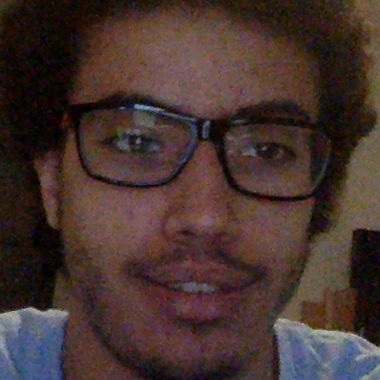
#> input picture next_ite/Abdel_R/Abdel_R_16.png, 380 x 380 px, given as the content of the folder next_ite/test, which was not available
$ python Noise.py
#> lines starting #> are read from the running program, lines starting #| are printed output that depends on the picture; pictures that were not available may be replaced by others from this repository, and a replacement may not be noted
import cv2
import numpy as np
import os
#from matplotlib import pyplot as plt
import argparse
import imutils
import random
from shutil import copyfile

def sp_noise(image,prob):
    '''
    Add salt and pepper noise to image
    prob: Probability of the noise 0.01-0.1
    '''
    output = np.zeros(image.shape,np.uint8)
    thres = 1 - prob
    for i in range(image.shape[0]):
        for j in range(image.shape[1]):
            rdn = random.random()
            if rdn < prob:
                output[i][j] = 0
            elif rdn > thres:
                output[i][j] = 255
            else:
                output[i][j] = image[i][j]
    return output

for names in ['test']: #os.listdir("next_ite"):
    if names != ".DS_Store":
        print("Working on:", names)
        os.mkdir("new_pic/"+names)
        os.mkdir("normal_pic/"+names)
        li = os.listdir("next_ite/"+names)
        if ".DS_Store" in li:
            li.remove(".DS_Store")
        random.shuffle(li)
        for i in range(10):
            copyfile("next_ite/"+names+"/"+li[i],"new_pic/"+names + "/"+li[i])
            copyfile("next_ite/"+names+"/"+li[i],"normal_pic/"+names + "/"+li[i])
            # Blurring
            img = cv2.imread("next_ite/" + names + "/" + li[i])
#> img is the input picture: shape (380, 380, 3); mean B, G, R 47, 51.6, 70
            kernel = np.ones((5,5),np.float32)/25
            dst = cv2.filter2D(img,-1,kernel)
            cv2.imwrite("new_pic/"+names+"/"+li[i].strip(".png") + "_blurred_" + str(i) + ".png",dst)

            # Sharpening
            img1 = cv2.imread("next_ite/" + names + "/" + li[i])
            kernel_sharpening1 = np.array([[-1,-1,-1],
                              [-1, 9,-1],
                              [-1,-1,-1]])
            sharpened1 = cv2.filter2D(img1, -1, kernel_sharpening1)
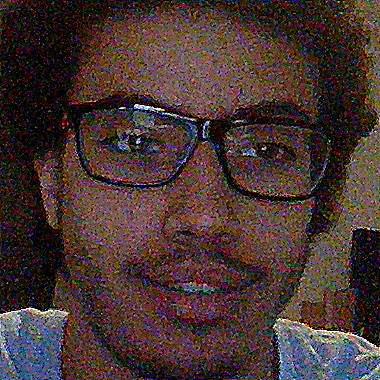
#> sharpened1: shape (380, 380, 3); mean B, G, R 50.5, 53.4, 71.5
            cv2.imwrite("new_pic/"+names+"/"+li[i].strip(".png") + "_sharpened_1_" + str(i) + ".png",sharpened1)

            img2 = cv2.imread("next_ite/" + names + "/" + li[i])
            kernel_sharpening2 = np.array([[-1,-1,-1],
                              [-1, 10,-1],
                              [-1,-1,-1]])
            sharpened2 = cv2.filter2D(img2, -1, kernel_sharpening2)
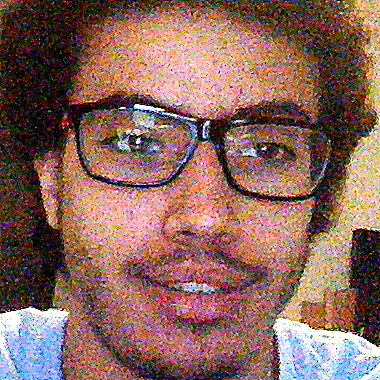
#> sharpened2: shape (380, 380, 3); mean B, G, R 94, 103, 138.9
            cv2.imwrite("new_pic/"+names+"/"+li[i].strip(".png") + "_sharpened_2_" + str(i) + ".png",sharpened2)

            # S&P
            for numb in range(1,11,2):
                img = cv2.imread("next_ite/" + names + "/" + li[i])
                new = sp_noise(img,numb/100)
#> after the loop in sp_noise, `for i in range(image.shape[0]):`:
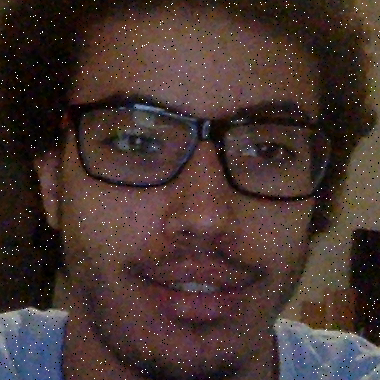
#> output: shape (380, 380, 3); mean B, G, R 48.6, 53.1, 71.1
#> (the run stopped early here; a loop or call above may not have finished)

$ run again, on next_ite/Guillaume_Loranchet/Guillaume_Loranchet_167.png
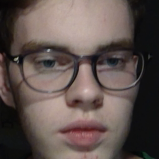
#> input picture next_ite/Guillaume_Loranchet/Guillaume_Loranchet_167.png, 159 x 159 px, given as the content of the folder next_ite/test, which was not available
#> img is the input picture: shape (159, 159, 3); mean B, G, R 78.2, 82.5, 95.7
#> `sharpened1 = cv2.filter2D(img1, -1, kernel_sharpening1)`:
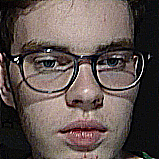
#> sharpened1: shape (159, 159, 3); mean B, G, R 80.2, 84.3, 97.3
#> `sharpened2 = cv2.filter2D(img2, -1, kernel_sharpening2)`:
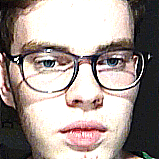
#> sharpened2: shape (159, 159, 3); mean B, G, R 147.6, 152.1, 164.4
